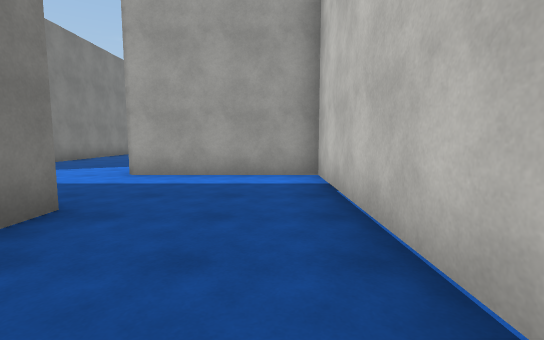
[1] (above)

20 first-person views from a walk through a Unity game level. The camera is 1.4 m above the floor, tilts 6° down and sees 85° across. The floor is counted in squares, 2 m on a side. Each view is taken from the middle of a square. On the plan, view 1 faces up. The plan holds only what a view shows up to about 10 squares ahead; the rest is blank. The place goes on beyond the plan. The player character is not drawn. Surface patterns are stand-ins for the level's own textures.

[2]
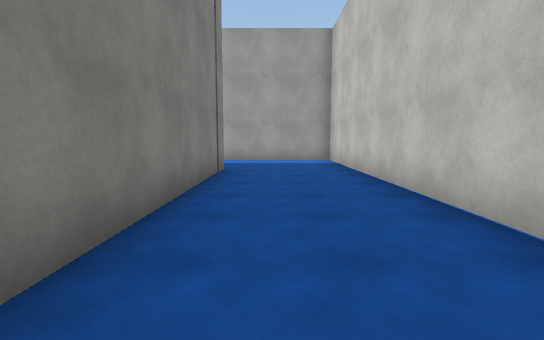

[3]
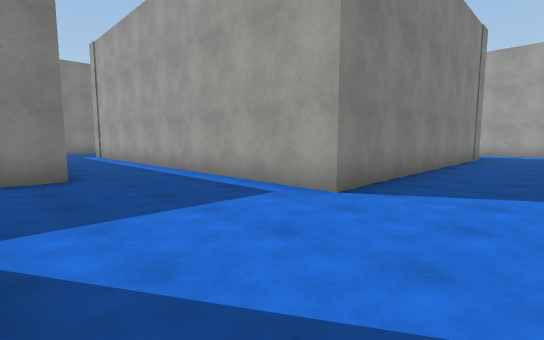

[4]
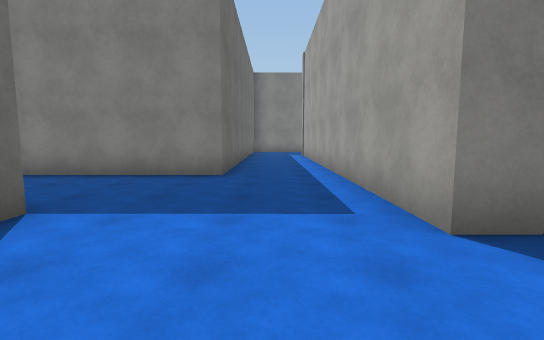

[5]
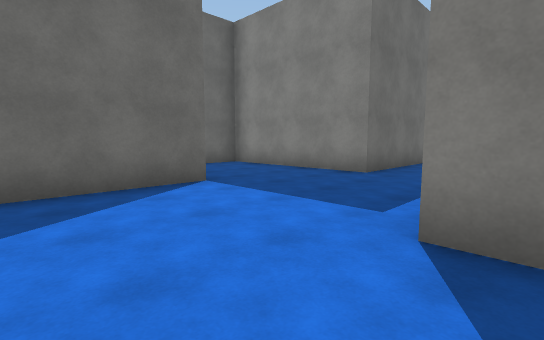

[6]
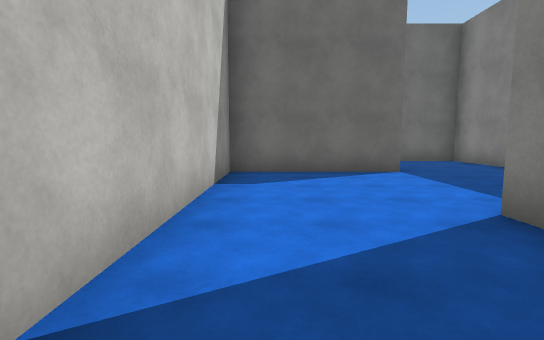

[7]
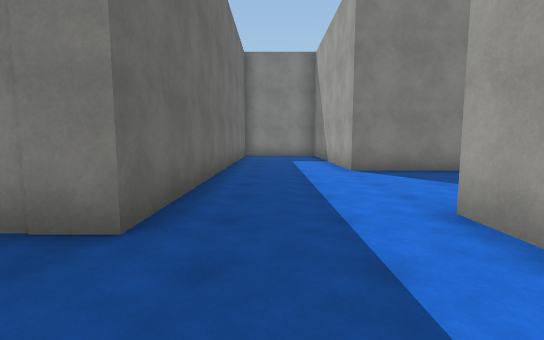

[8]
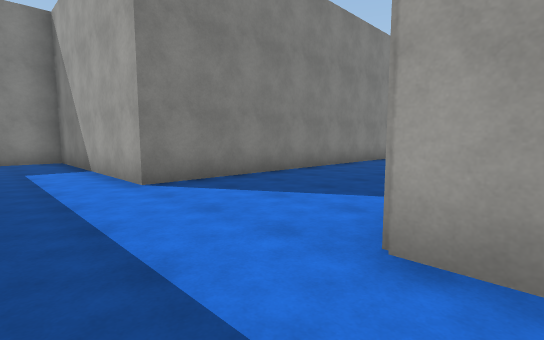

[9]
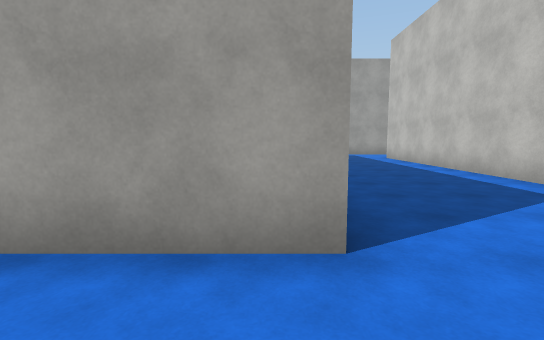

[10]
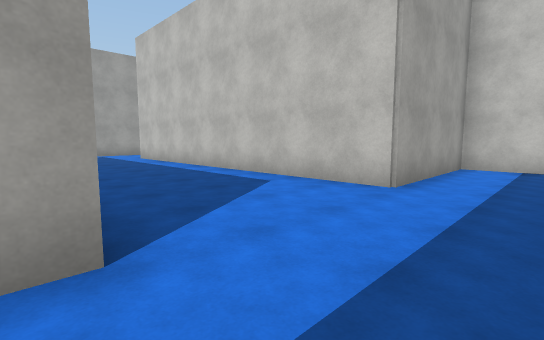

[11]
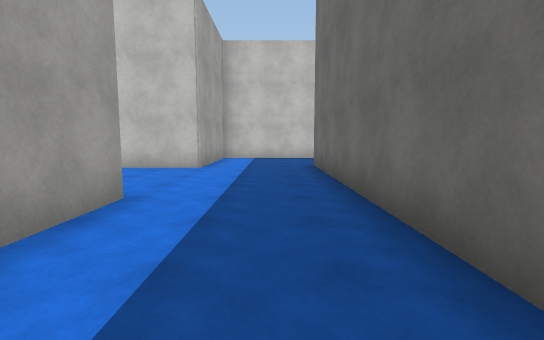

[12]
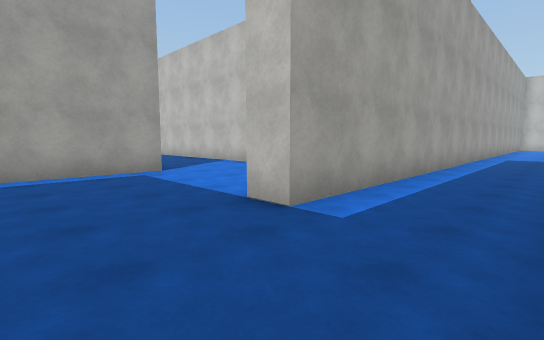

[13]
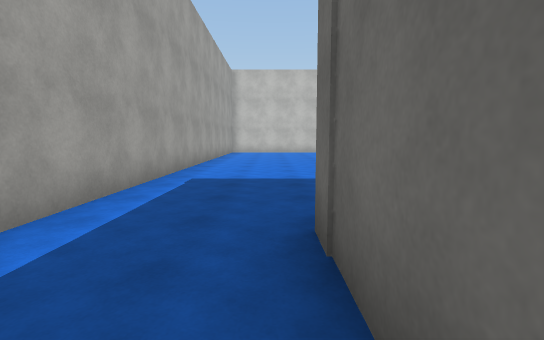

[14]
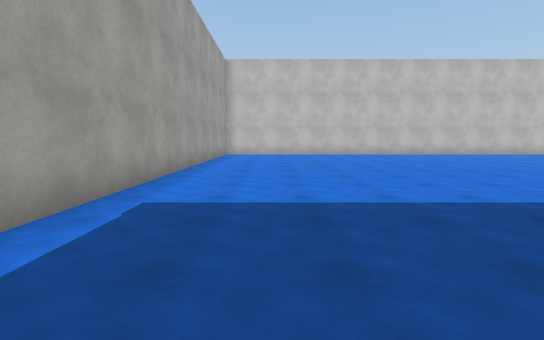

[15]
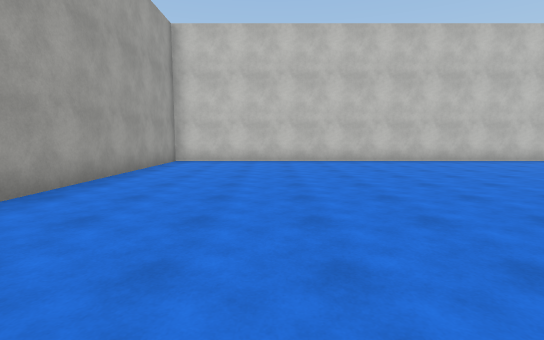

[16]
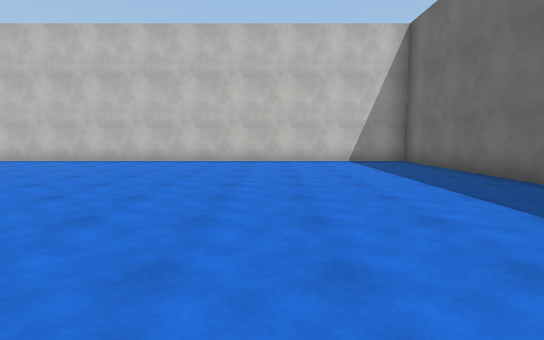

[17]
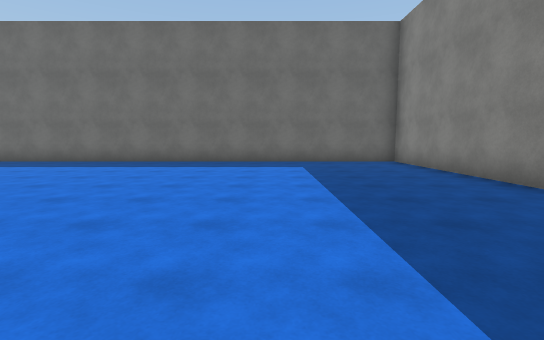

[18]
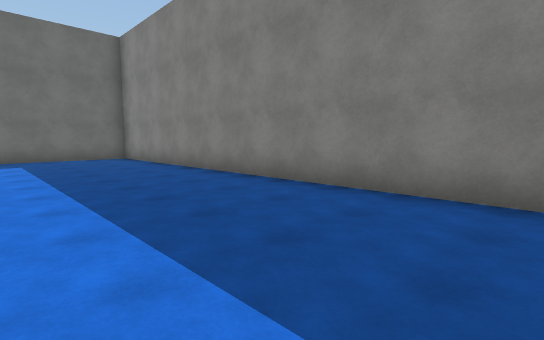

[19]
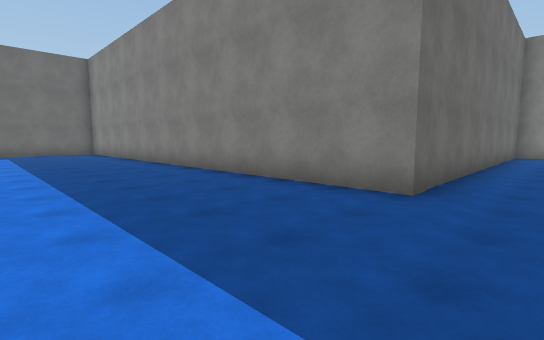

[20]
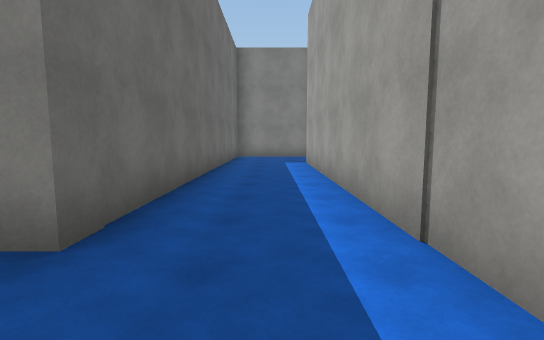

### Floor plan
Points are (right, up) in squares from view 1. A wall is a line through its corners. A room is listed if a view was taken in it or the views show most of it. See-through windows are left out.
Room 1 (views 1, 2, 3, 4, 5, 6, 7, 8, 12)
walls: (0.9, -2) (0.9, 5.7) (-2.8, 5.7); (-2.8, -10) (-2.8, -9.3) (0.9, -9.3) (0.9, -3.6); (-3.6, 2.9) (-2.1, 2.9) (-2.1, -5.7) (-10.5, -5.7); (-10, -8) (-5.7, -8) (-5.7, -12.4) (-3.5, -12.4)
ways out: opening at (-3, 4.5) to room 2; opening at (-3, -11.5) to room 3
Room 2 (views 9, 10, 11)
walls: (-2.8, 5.7) (-2.8, 13.5); (-6.5, 13.5) (-6.5, 5.7) (-10.5, 5.7); (-9.9, 2.9) (-3.6, 2.9)
ways out: opening at (-3, 4.5) to room 1
Room 3 (views 13, 14, 15, 16, 17, 18, 19, 20)
walls: (-3.5, -12.4) (4.2, -12.4) (4.2, -26.2) (17.3, -26.2) (17.3, -10) (-2.8, -10)
ways out: opening at (-3, -11.5) to room 1

Where each view was taken, in squares from view 1:
view 1: 0 up, 0 right, facing up
view 2: 4 down, 1 left, facing up
view 3: 9 down, 0 right, facing up-left
view 4: 7 down, 0 right, facing left
view 5: 5 down, 0 right, facing down-left
view 6: 3 down, 0 right, facing down
view 7: 4 up, 0 right, facing left
view 8: 4 up, 2 left, facing up-left
view 9: 4 up, 7 left, facing up
view 10: 4 up, 7 left, facing up-right
view 11: 4 up, 10 left, facing right
view 12: 12 down, 5 left, facing up-right
view 13: 12 down, 2 right, facing right
view 14: 12 down, 4 right, facing right
view 15: 13 down, 8 right, facing right
view 16: 22 down, 8 right, facing right
view 17: 17 down, 8 right, facing down
view 18: 15 down, 8 right, facing down-left
view 19: 11 down, 8 right, facing down-left
view 20: 11 down, 6 right, facing left
